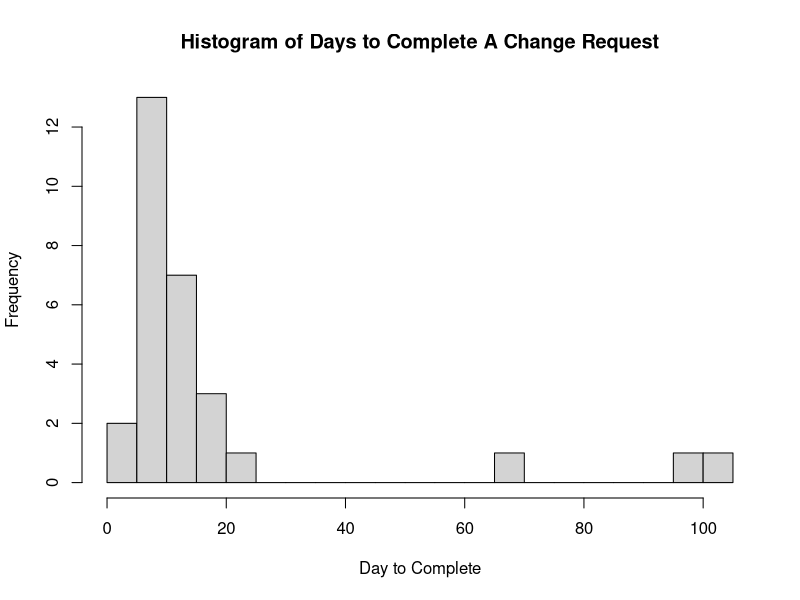
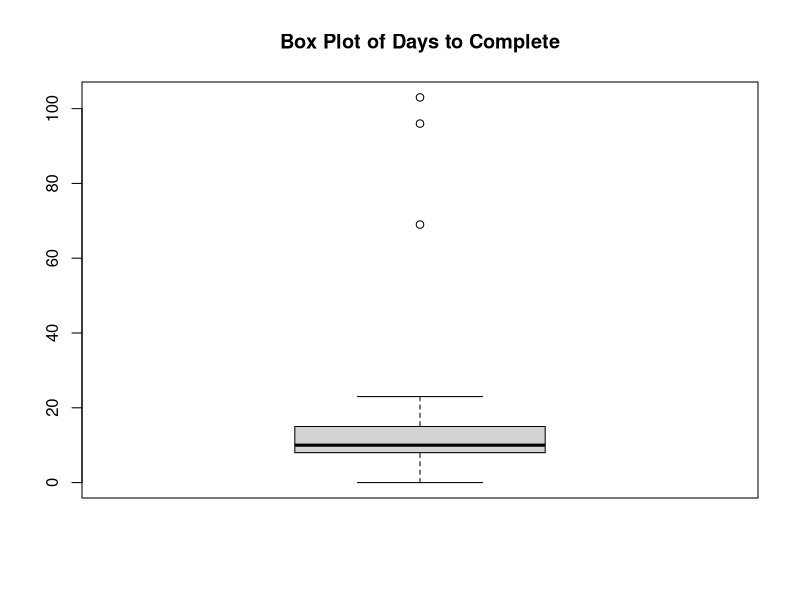
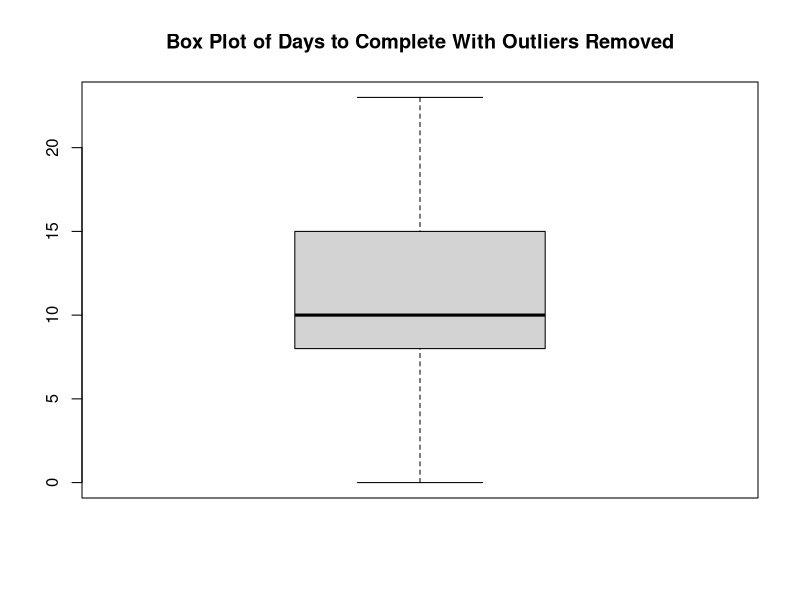
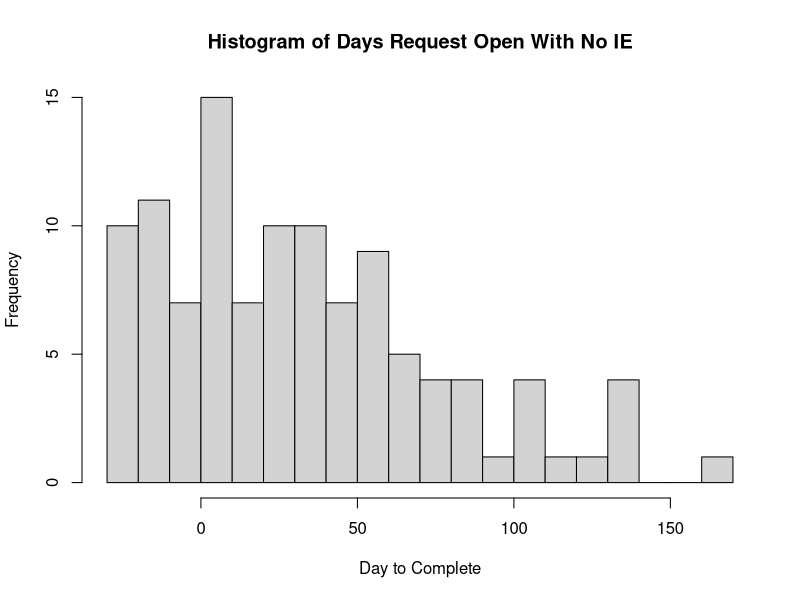
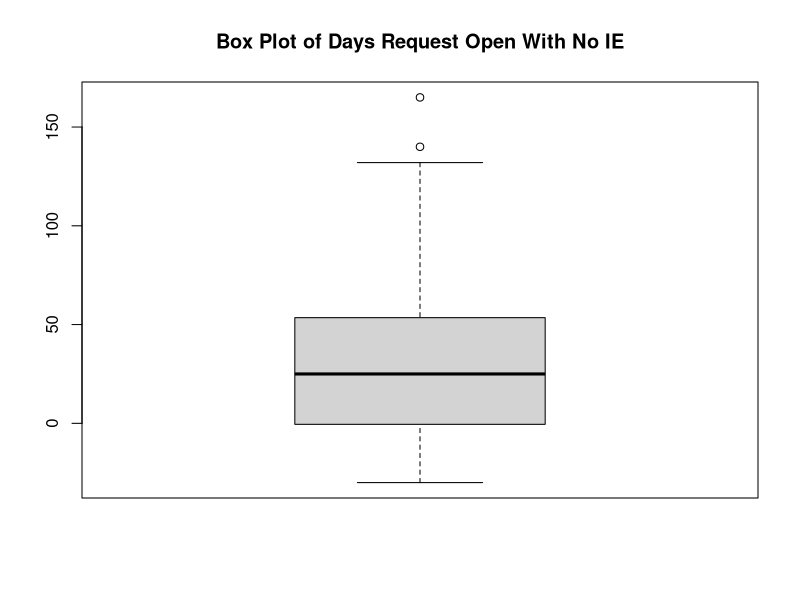
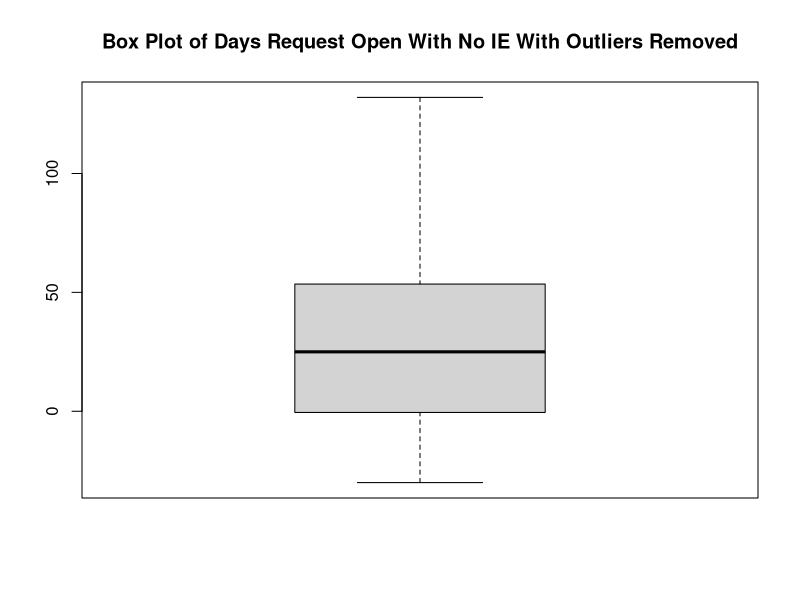

Write the R code that produced these figures, in order.
## ---- chunk 1
knitr::opts_chunk$set(echo = TRUE)
## ---- chunk 2
library(lubridate)
## ---- chunk 3
month <- "Apr"
year <- 2019

## ---- chunk 4
ACR <- read.csv(file = "./data/ACR.csv",
                stringsAsFactors = FALSE)
name <- c("SQA",
          "Application",
          "CRNumber",
          "CRDate",
          "CRApproved",
          "IENumber",
          "IEDate",
          "IEApproved",
          "Reason",
          "Comments")
names(ACR) <- name
rm(name)
## ---- chunk 5
ACR$SQA <- as.factor(ACR$SQA)
ACR$Application <- as.factor(ACR$Application)
ACR$CRApproved <- as.factor(ACR$CRApproved)
ACR$IEApproved <- as.factor(ACR$IEApproved)
levels(ACR$IEApproved)[1] <- NA
ACR$Reason <- as.factor(ACR$Reason)
levels(ACR$Reason)[1] <- NA
## ---- chunk 6
ACR$CRDate <- as.Date(ACR$CRDate, format = "%d-%b-%y")
ACR$IEDate<- as.Date(ACR$IEDate, format = "%d-%b-%y")
ACR$CRmonth <- lubridate::month(ACR$CRDate, label = TRUE)
ACR$CRyear <- lubridate::year(ACR$CRDate)
ACR$IEmonth <- lubridate::month(ACR$IEDate, label = TRUE)
ACR$IEyear <- lubridate::year(ACR$IEDate)          
## ---- chunk 7
str(ACR)
## ---- chunk 8
#create master dataframe
work <- subset(ACR,
               subset = (CRmonth == month & CRyear == year) |
                    (subset = IEmonth == month & IEyear == year))
# Create the CR data fram
workCR <- subset(ACR,
               subset = CRmonth == month & CRyear == year)
# create the IE data frame.
workIE <- subset(ACR,
               subset = IEmonth == month & IEyear == year)
## ---- chunk 9
nrow(subset(workCR,
            subset = (CRApproved == "A" | CRApproved == "A-FP"))) -
  nrow(subset(workCR,
            subset = (IEApproved == "D")))
## ---- chunk 10
nrow(subset(workCR,
            subset = (CRApproved == "D")))
## ---- chunk 11
nrow(subset(workIE,
            subset = (IEApproved == "A" | IEApproved == "A-FP")))
## ---- chunk 12
nrow(subset(workIE,
            subset = (CRApproved == "D")))
## ---- chunk 13
nrow(subset(workCR,
            subset = CRApproved == "A-FP")) / 
     nrow(workCR) * 100
## ---- chunk 14
nrow(subset(workIE,
            subset = IEApproved == "A-FP")) / 
     nrow(workIE) * 100
## ---- chunk 15
nrow(subset(work,
            subset = (CRApproved == "A-FP" & IEApproved == "A-FP"))) /
     nrow(work) * 100
## ---- chunk 16
# select from work all that had approved IE for the month
work.all <- subset(work,
                   subset = (IEApproved == "A" | IEApproved == "A-FP"))
# need to figure out a way to make this unique and selected the correct record


# compute interval
work.all$Interval <- as.numeric(work.all$IEDate - work.all$CRDate)
# results
nrow(work.all)
summary(work.all$Interval)
sd(work.all$Interval)
table(work.all$Interval)
quantile(work.all$Interval)
hist(work.all$Interval,
     breaks = 20,
     main = "Histogram of Days to Complete A Change Request",
     xlab = "Day to Complete")
boxplot(work.all$Interval,
        main = "Box Plot of Days to Complete")
boxplot(work.all$Interval,
        main = "Box Plot of Days to Complete With Outliers Removed",
        outline = FALSE)
## ---- chunk 17
# selected records that have approved CR but no IE
work.open <- subset(ACR,
                    subset = (CRApproved == "A-FP" | CRApproved == "A") & 
                         is.na(IEApproved))
# compute days open
work.open$daysOpen <- as.numeric(as.Date("31-Mar-19", format = "%d-%b-%y") - 
                                      work.open$CRDate)
# Results
nrow(work.open)
summary(work.open$daysOpen)
sd(work.open$daysOpen)
quantile(work.open$daysOpen)
hist(work.open$daysOpen,
     breaks = 20,
     main = "Histogram of Days Request Open With No IE",
     xlab = "Day to Complete")
boxplot(work.open$daysOpen,
        main = "Box Plot of Days Request Open With No IE")
boxplot(work.open$daysOpen,
        main = "Box Plot of Days Request Open With No IE With Outliers Removed",
        outline = FALSE)
